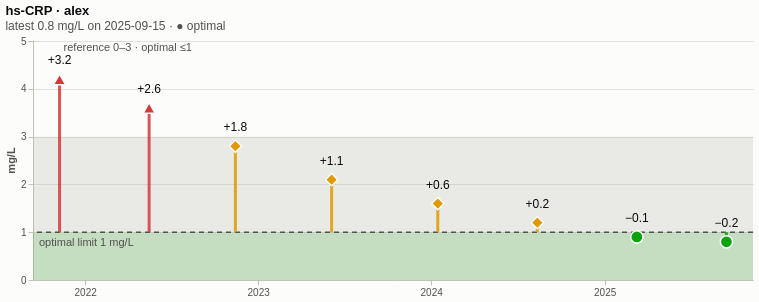

Write the Vega-Lite specification saved for this chart.
### Vega-Lite specification from a JSON file in a GitHub repository (floating-point values rounded to 4 significant figures)
{"$schema": "https://vega.github.io/schema/vega-lite/v6.json", "title": {"text": "hs-CRP · alex", "subtitle": "latest 0.8 mg/L on 2025-09-15 · ● optimal"}, "description": "One marker's draws as stems to its target limit: how far past it each draw was.", "config": {"background": "#fcfcfb", "view": {"stroke": null}, "axis": {"labelColor": "#52514e", "titleColor": "#52514e", "gridColor": "#e1e0d9", "domainColor": "#c3c2b7", "tickColor": "#c3c2b7"}, "legend": {"labelColor": "#52514e", "orient": "bottom", "direction": "horizontal"}, "title": {"color": "#0b0b0b", "subtitleColor": "#52514e", "anchor": "start"}}, "width": 720, "height": 240, "data": {"values": [{"person": "alex", "marker": "hscrp", "label": "hs-CRP", "unit": "mg/L", "date": "2021-11-08", "value": 4.2, "ref_low": 0, "ref_high": 3.0, "opt_low": null, "opt_high": 1.0, "flag": "high", "category": "inflammation", "status": "high", "glyph": "▲", "status_label": "▲ high", "value_label": "4.2 mg/L", "value_text": "4.2", "out": 1, "y_lo": 0, "y_hi": 5.023, "ref_y": 0, "ref_y2": 3, "opt_y": 0, "opt_y2": 1, "ref_label": "reference 0–3", "opt_label": "optimal ≤1", "band_note": "reference 0–3 · optimal ≤1", "base": 1, "gap": 3.2, "gap_label": "+3.2", "base_label": "optimal limit 1 mg/L", "x_lo": "2021-09-13", "x_hi": "2025-11-10"}, {"person": "alex", "marker": "hscrp", "label": "hs-CRP", "unit": "mg/L", "date": "2022-05-16", "value": 3.6, "ref_low": 0, "ref_high": 3.0, "opt_low": null, "opt_high": 1.0, "flag": "high", "category": "inflammation", "status": "high", "glyph": "▲", "status_label": "▲ high", "value_label": "3.6 mg/L", "value_text": "3.6", "out": 1, "y_lo": 0, "y_hi": 5.023, "ref_y": 0, "ref_y2": 3, "opt_y": 0, "opt_y2": 1, "ref_label": "reference 0–3", "opt_label": "optimal ≤1", "band_note": "reference 0–3 · optimal ≤1", "base": 1, "gap": 2.6, "gap_label": "+2.6", "base_label": "optimal limit 1 mg/L", "x_lo": "2021-09-13", "x_hi": "2025-11-10"}, {"person": "alex", "marker": "hscrp", "label": "hs-CRP", "unit": "mg/L", "date": "2022-11-14", "value": 2.8, "ref_low": 0, "ref_high": 3.0, "opt_low": null, "opt_high": 1.0, "flag": "normal", "category": "inflammation", "status": "suboptimal", "glyph": "◐", "status_label": "◐ suboptimal", "value_label": "2.8 mg/L", "value_text": "2.8", "out": 0, "y_lo": 0, "y_hi": 5.023, "ref_y": 0, "ref_y2": 3, "opt_y": 0, "opt_y2": 1, "ref_label": "reference 0–3", "opt_label": "optimal ≤1", "band_note": "reference 0–3 · optimal ≤1", "base": 1, "gap": 1.8, "gap_label": "+1.8", "base_label": "optimal limit 1 mg/L", "x_lo": "2021-09-13", "x_hi": "2025-11-10"}, {"person": "alex", "marker": "hscrp", "label": "hs-CRP", "unit": "mg/L", "date": "2023-06-05", "value": 2.1, "ref_low": 0, "ref_high": 3.0, "opt_low": null, "opt_high": 1.0, "flag": "normal", "category": "inflammation", "status": "suboptimal", "glyph": "◐", "status_label": "◐ suboptimal", "value_label": "2.1 mg/L", "value_text": "2.1", "out": 0, "y_lo": 0, "y_hi": 5.023, "ref_y": 0, "ref_y2": 3, "opt_y": 0, "opt_y2": 1, "ref_label": "reference 0–3", "opt_label": "optimal ≤1", "band_note": "reference 0–3 · optimal ≤1", "base": 1, "gap": 1.1, "gap_label": "+1.1", "base_label": "optimal limit 1 mg/L", "x_lo": "2021-09-13", "x_hi": "2025-11-10"}, {"person": "alex", "marker": "hscrp", "label": "hs-CRP", "unit": "mg/L", "date": "2024-01-15", "value": 1.6, "ref_low": 0, "ref_high": 3.0, "opt_low": null, "opt_high": 1.0, "flag": "normal", "category": "inflammation", "status": "suboptimal", "glyph": "◐", "status_label": "◐ suboptimal", "value_label": "1.6 mg/L", "value_text": "1.6", "out": 0, "y_lo": 0, "y_hi": 5.023, "ref_y": 0, "ref_y2": 3, "opt_y": 0, "opt_y2": 1, "ref_label": "reference 0–3", "opt_label": "optimal ≤1", "band_note": "reference 0–3 · optimal ≤1", "base": 1, "gap": 0.6, "gap_label": "+0.6", "base_label": "optimal limit 1 mg/L", "x_lo": "2021-09-13", "x_hi": "2025-11-10"}, {"person": "alex", "marker": "hscrp", "label": "hs-CRP", "unit": "mg/L", "date": "2024-08-12", "value": 1.2, "ref_low": 0, "ref_high": 3.0, "opt_low": null, "opt_high": 1.0, "flag": "normal", "category": "inflammation", "status": "suboptimal", "glyph": "◐", "status_label": "◐ suboptimal", "value_label": "1.2 mg/L", "value_text": "1.2", "out": 0, "y_lo": 0, "y_hi": 5.023, "ref_y": 0, "ref_y2": 3, "opt_y": 0, "opt_y2": 1, "ref_label": "reference 0–3", "opt_label": "optimal ≤1", "band_note": "reference 0–3 · optimal ≤1", "base": 1, "gap": 0.2, "gap_label": "+0.2", "base_label": "optimal limit 1 mg/L", "x_lo": "2021-09-13", "x_hi": "2025-11-10"}, {"person": "alex", "marker": "hscrp", "label": "hs-CRP", "unit": "mg/L", "date": "2025-03-10", "value": 0.9, "ref_low": 0, "ref_high": 3.0, "opt_low": null, "opt_high": 1.0, "flag": "normal", "category": "inflammation", "status": "optimal", "glyph": "●", "status_label": "● optimal", "value_label": "0.9 mg/L", "value_text": "0.9", "out": 0, "y_lo": 0, "y_hi": 5.023, "ref_y": 0, "ref_y2": 3, "opt_y": 0, "opt_y2": 1, "ref_label": "reference 0–3", "opt_label": "optimal ≤1", "band_note": "reference 0–3 · optimal ≤1", "base": 1, "gap": -0.1, "gap_label": "−0.1", "base_label": "optimal limit 1 mg/L", "x_lo": "2021-09-13", "x_hi": "2025-11-10"}, {"person": "alex", "marker": "hscrp", "label": "hs-CRP", "unit": "mg/L", "date": "2025-09-15", "value": 0.8, "ref_low": 0, "ref_high": 3.0, "opt_low": null, "opt_high": 1.0, "flag": "normal", "category": "inflammation", "status": "optimal", "glyph": "●", "status_label": "● optimal", "value_label": "0.8 mg/L", "value_text": "0.8", "out": 0, "y_lo": 0, "y_hi": 5.023, "ref_y": 0, "ref_y2": 3, "opt_y": 0, "opt_y2": 1, "ref_label": "reference 0–3", "opt_label": "optimal ≤1", "band_note": "reference 0–3 · optimal ≤1", "base": 1, "gap": -0.2, "gap_label": "−0.2", "base_label": "optimal limit 1 mg/L", "x_lo": "2021-09-13", "x_hi": "2025-11-10"}]}, "layer": [{"name": "frame", "transform": [{"aggregate": [{"op": "min", "field": "x_lo", "as": "x0"}, {"op": "max", "field": "x_hi", "as": "x1"}, {"op": "min", "field": "y_lo", "as": "y0"}, {"op": "max", "field": "y_hi", "as": "y1"}]}], "mark": {"type": "rect", "opacity": 0}, "encoding": {"x": {"field": "x0", "type": "temporal"}, "x2": {"field": "x1"}, "y": {"field": "y0", "type": "quantitative", "scale": {"zero": false, "nice": false}}, "y2": {"field": "y1"}}}, {"name": "ref-band", "transform": [{"filter": "isValid(datum.ref_y) && isValid(datum.ref_y2)"}, {"aggregate": [{"op": "min", "field": "ref_y", "as": "band_y"}, {"op": "max", "field": "ref_y2", "as": "band_y2"}], "groupby": ["ref_label"]}], "mark": {"type": "rect", "opacity": 0.28, "color": "#b8b7ad"}, "encoding": {"y": {"field": "band_y", "type": "quantitative", "scale": {"zero": false, "nice": false}}, "y2": {"field": "band_y2"}, "tooltip": [{"field": "ref_label", "title": "range"}]}}, {"name": "opt-band", "transform": [{"filter": "isValid(datum.opt_y) && isValid(datum.opt_y2)"}, {"aggregate": [{"op": "min", "field": "opt_y", "as": "band_y"}, {"op": "max", "field": "opt_y2", "as": "band_y2"}], "groupby": ["opt_label"]}], "mark": {"type": "rect", "opacity": 0.16, "color": "#0ca30c"}, "encoding": {"y": {"field": "band_y", "type": "quantitative", "scale": {"zero": false, "nice": false}}, "y2": {"field": "band_y2"}, "tooltip": [{"field": "opt_label", "title": "range"}]}}, {"name": "band-note", "transform": [{"aggregate": [{"op": "min", "field": "date", "as": "note_x"}, {"op": "max", "field": "y_hi", "as": "note_y"}], "groupby": ["band_note"]}, {"filter": "datum.band_note != ''"}], "mark": {"type": "text", "align": "left", "baseline": "top", "dx": 4, "dy": 2, "fontSize": 11, "color": "#52514e"}, "encoding": {"x": {"field": "note_x", "type": "temporal"}, "y": {"field": "note_y", "type": "quantitative", "scale": {"zero": false, "nice": false}}, "text": {"field": "band_note"}}}, {"name": "limit", "transform": [{"aggregate": [{"op": "min", "field": "base", "as": "at"}], "groupby": ["base_label"]}], "layer": [{"mark": {"type": "rule", "strokeWidth": 1.5, "strokeDash": [5, 4], "color": "#52514e"}, "encoding": {"y": {"field": "at", "type": "quantitative", "title": "mg/L", "scale": {"zero": false, "nice": false}}}}, {"mark": {"type": "text", "align": "left", "baseline": "top", "dx": 6, "dy": 5, "fontSize": 11, "color": "#52514e"}, "encoding": {"x": {"value": 0}, "y": {"field": "at", "type": "quantitative", "scale": {"zero": false, "nice": false}}, "text": {"field": "base_label"}}}]}, {"name": "stems", "mark": {"type": "rule", "strokeWidth": 3, "opacity": 0.85}, "encoding": {"x": {"field": "date", "type": "temporal", "title": null, "axis": {"format": "%Y", "tickCount": 6, "grid": false}}, "y": {"field": "base", "type": "quantitative", "scale": {"zero": false, "nice": false}}, "y2": {"field": "value"}, "color": {"field": "status_label", "type": "nominal", "scale": {"domain": ["● optimal", "◐ suboptimal", "▲ high"], "range": ["#0ca30c", "#e09a00", "#d03b3b"]}, "legend": null}}}, {"name": "draws", "mark": {"type": "point", "filled": true, "size": 150, "opacity": 1, "stroke": "#fcfcfb", "strokeWidth": 1.5}, "encoding": {"x": {"field": "date", "type": "temporal", "title": null, "axis": {"format": "%Y", "tickCount": 6, "grid": false}}, "y": {"field": "value", "type": "quantitative", "scale": {"zero": false, "nice": false}}, "color": {"field": "status_label", "type": "nominal", "scale": {"domain": ["● optimal", "◐ suboptimal", "▲ high"], "range": ["#0ca30c", "#e09a00", "#d03b3b"]}, "legend": {"title": null}}, "shape": {"field": "status_label", "type": "nominal", "scale": {"domain": ["● optimal", "◐ suboptimal", "▲ high"], "range": ["circle", "diamond", "triangle-up"]}, "legend": {"title": null}}, "tooltip": [{"field": "date", "type": "temporal", "format": "%Y-%m-%d"}, {"field": "value_label", "title": "value"}, {"field": "status_label", "title": "status"}, {"field": "gap_label", "title": "vs limit"}]}}, {"name": "gaps", "mark": {"type": "text", "align": "center", "baseline": "bottom", "dy": -12, "fontSize": 12, "color": "#0b0b0b"}, "encoding": {"x": {"field": "date", "type": "temporal", "title": null, "axis": {"format": "%Y", "tickCount": 6, "grid": false}}, "y": {"field": "value", "type": "quantitative", "scale": {"zero": false, "nice": false}}, "text": {"field": "gap_label"}}}]}
